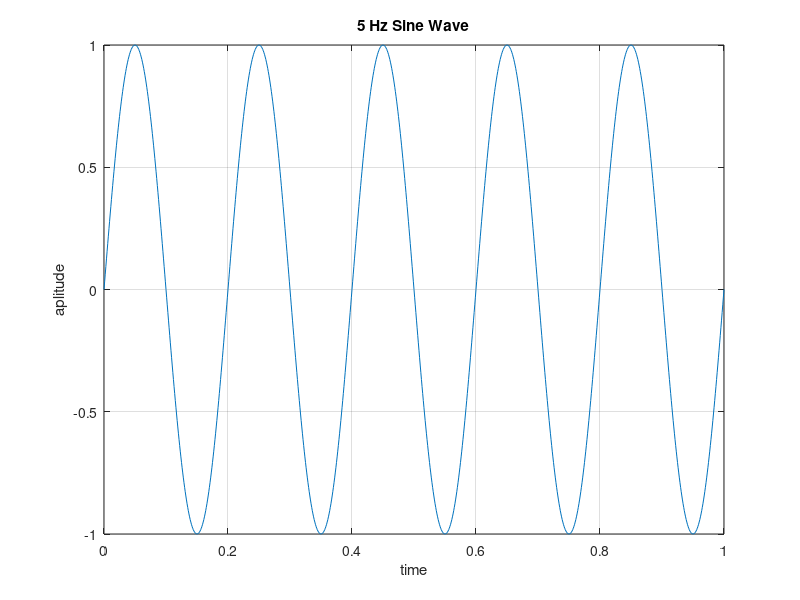

MATLAB code to generate this figure:
clc;
clear;
close all;

t = 0:0.001:1;
f = 5;
x = sin(2*pi*f*t);

plot(t, x);
grid on;
xlabel('time');
ylabel('aplitude');
title('5 Hz Sine Wave');
